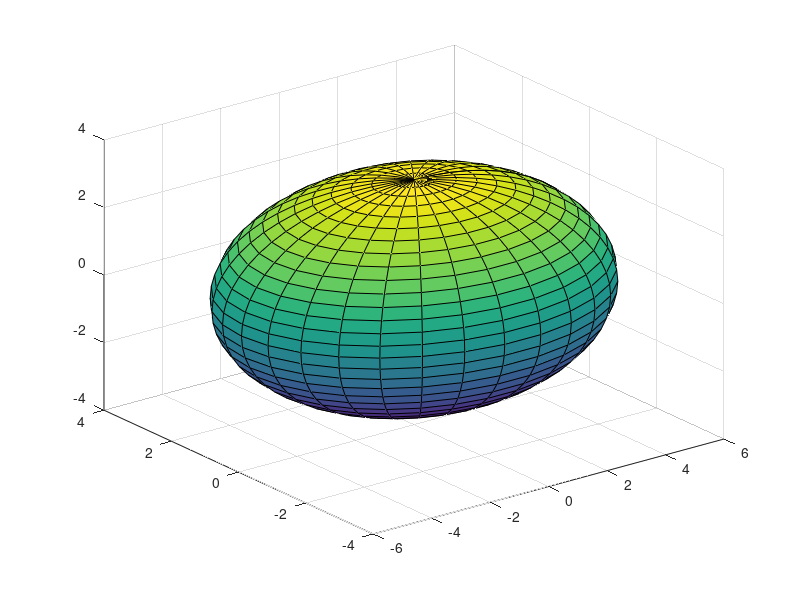

Recreate this plot in MATLAB. (Note: this script raises an error after producing the figure.)
clear,clc

figure
% add your own matlab code here:
% plot four different figures on one graph by using the subplot function: 

% =========================================================================
% subplot 1: plot a cylinder, the graph function is provided, you just have
% to add the subplot command by replacing the following line: 

% replace this line with your own code
cylinder
% add a title to this figure by replacing this line
% =========================================================================

% =========================================================================
% subplot 2: plot a sphere, the graph function is provided, you just have
% to add the subplot command by replacing the following line: 

% replace this line with your own code
sphere
% add a title to this figure by replacing this line
% =========================================================================

% =========================================================================
% subplot 3: plot a ellipsoid, the graph function is provided, you just have
% to add the subplot command by replacing the following line: 

% replace this line with your own code
ellipsoid(0,0,0,5.9,3.25,3.25,30)
% add a title to this figure by replacing this line
% =========================================================================

% =========================================================================
% subplot 4: plot a map, the graph function is provided, you just have
% to add the subplot command by replacing the following line: 

% replace this line with your own code
worldmap('antarctica')
antarctica = shaperead('landareas', 'UseGeoCoords', true,...
  'Selector',{@(name) strcmp(name,'Antarctica'), 'Name'});
patchm(antarctica.Lat, antarctica.Lon, [0.5 1 0.5])
% add a title to this figure by replacing this line
% =========================================================================
